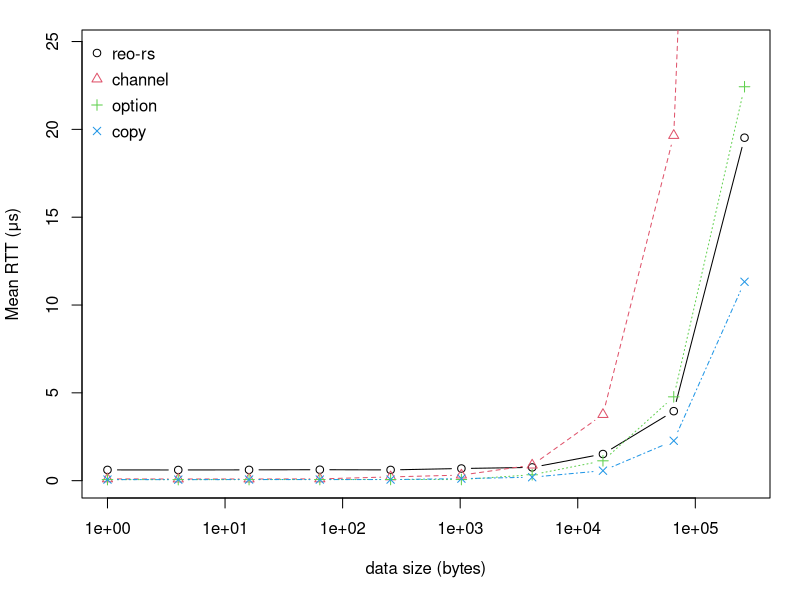
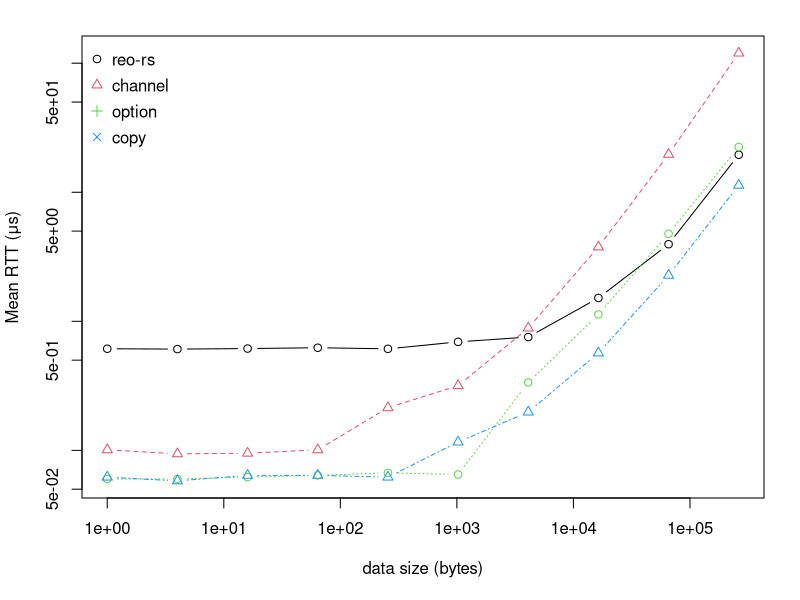
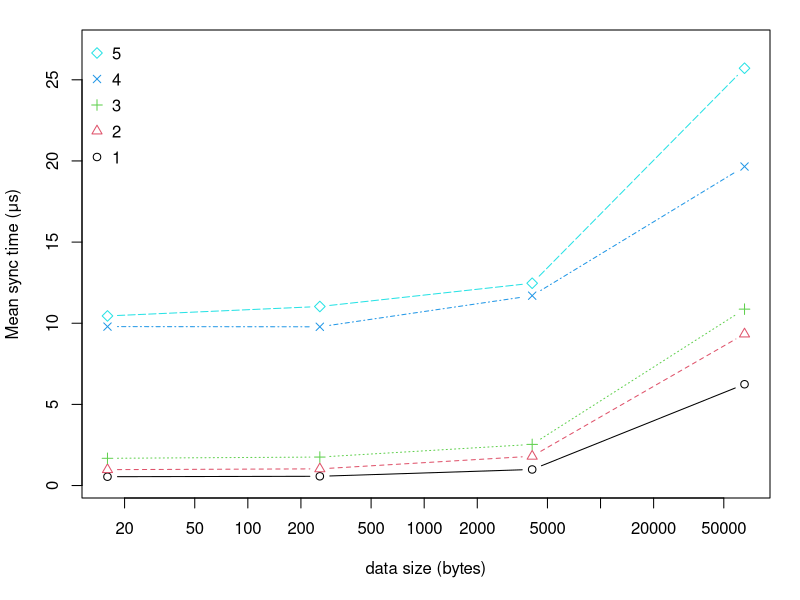
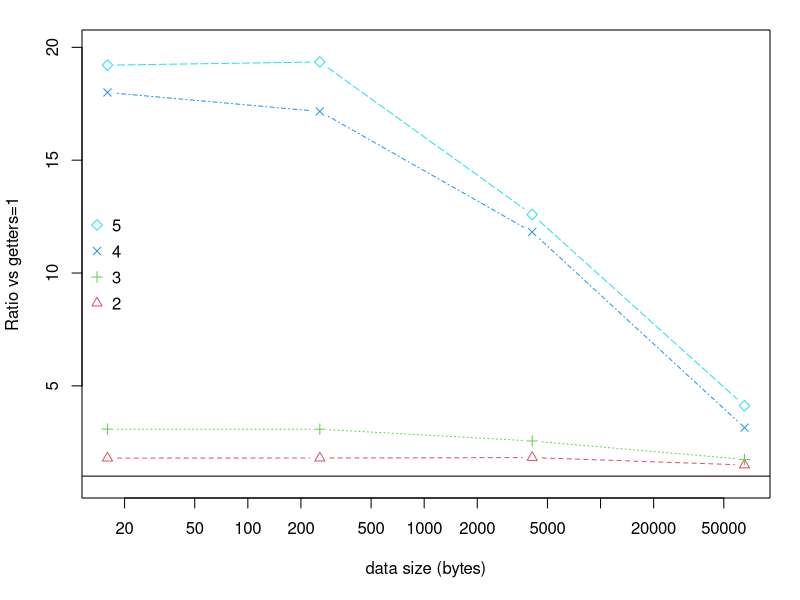
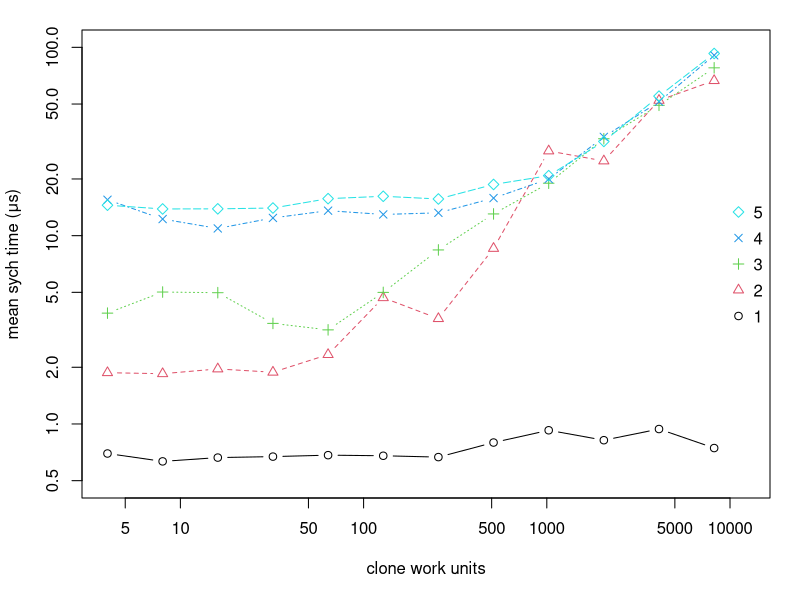
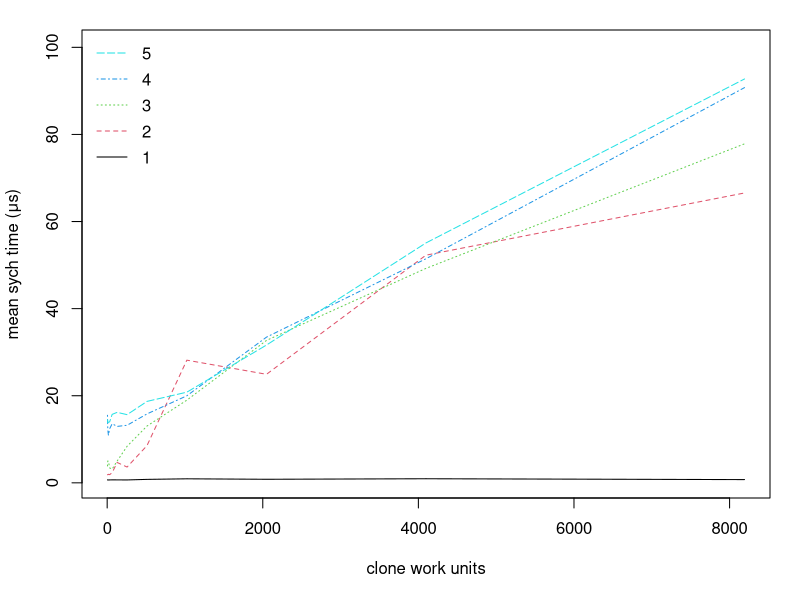
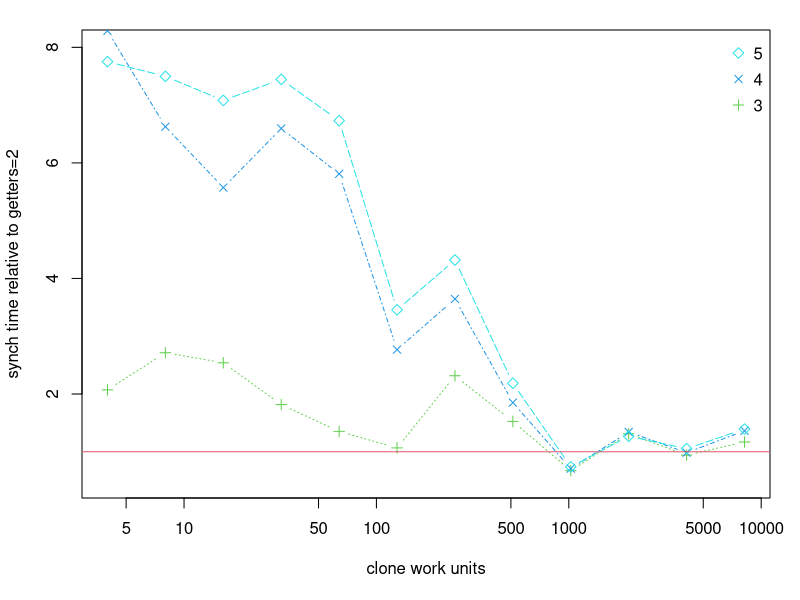
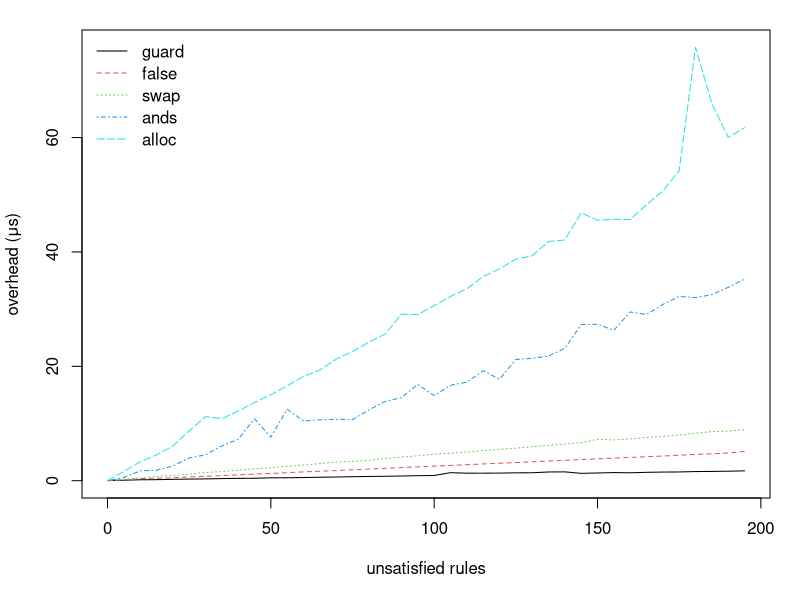

Reproduce these figures in R, in order. (Note: this script raises an error after producing the figures.)
setwd("C:/Users/chris/OneDrive/Documents/LaTeX/Msc2/experiments")

mypng <- function(filename) {
  png(
    filename,
    width     = 3.1,
    height    = 2.8,
    units     = "in",
    res       = 1000,
    pointsize = 9
  )
}
mypngbig <- function(filename) {
  png(
    filename,
    width     = 4.2,
    height    = 3.35,
    units     = "in",
    res       = 1000,
    pointsize = 9
  )
}
thou = 1000
bil = thou*thou*thou
#####################################################################
### RTT. measuring Reo's fifo1 on a single thread vs mpsc
### x represents changing data size in bytes (0,1,2,4,8,16)  x gives q where bytes=q&2-1
### 100_000 data movements
### 10 reps with fresh proto objects

x = 2^c(0,2,4,6,8, 10, 12, 14, 16, 18)
option = c(60, 60, 62, 64, 67, 65, 336, 1131, 4773, 22428);
heapptr = c(60, 58, 61, 61, 60, 87, 128, 313, 1165, 5690)
reo_raw = c(613, 609, 615, 624, 612, 693, 755, 1517, 3957, 19526)
crossbeam = c(101, 94, 95, 101, 214, 317, 886, 3764, 19652, 119739)

reo_rs = c(662, 621, 642, 612, 658, 655, 773, 1432, 3923, 20072);

mypng("rtt_0.png")
op <- par(mar = c(5.1, 4.1, 1.5, 1.5))
dat = matrix(c(reo_raw, crossbeam, option, (heapptr-58)*2+58), ncol=4)
matplot(x, dat/thou, log='x', type='b', pch=1:4, xlab="data size (bytes)",
     ylab = "Mean RTT (μs)", ylim=c(0, max(c(option, reo_rs))*1.1/thou))
legend("topleft", legend=c("reo-rs", "channel", "option", "copy") , col=1:4,  ncol=1, 
       y.intersp=1.3, cex=1, xjust=0, bty = "n", pch=1:4
)
dev.off()

mypng("rtt_1.png")
op <-par(mar = c(5.1, 4.1, 1.8, 1.8))
matplot(x, dat/thou, log='xy', type='b', pch=1:2, xlab="data size (bytes)", ylab = "Mean RTT (μs)")
legend("topleft", legend=c("reo-rs", "channel", "option", "copy") , col=1:4,  ncol=1, 
       y.intersp=1.3, cex=1, xjust=0, bty = "n", pch=1:4
)
dev.off()


#########################################################
### "SIMO" group getting. N-way replicator with COPY type data
### x represents changing data size in bytes (0,1,2,4,8,16)  x gives q where bytes=q&2-1
### 25_000 data movements
### 100 reps with fresh proto objects

x = c(0,2^4,2^8,2^12,2^16);
getters1 = c(532, 544, 570, 990, 6241);
getters2 = c(941, 979, 1028, 1805, 9336);
getters3 = c(1712, 1678, 1755, 2534, 10868);
getters4 = c(9735, 9792, 9781, 11697, 19656);
getters5 = c(11339, 10450, 11031, 12465, 25713)

mypng("simo_copy_0.png")
op <- par(mar = c(5.1, 4.1, 1.5, 1.5))
dat = matrix(c(getters1, getters2, getters3, getters4, getters5), ncol=5)
matplot(x, dat/thou, log='x', type='b', pch=1:5, xlab="data size (bytes)", col=1:5, lty=1:5,
     ylim=c(0.3, 27), ylab = "Mean sync time (μs)")
revd = rev(1:5)
legend("topleft", legend=revd , col=revd,  ncol=1,
       y.intersp=1.3, cex=1, xjust=0, bty = "n", pch=revd
)
dev.off()


### now plotted relative to getters=1
mypng("simo_copy_1.png")
op <- par(mar = c(5.1, 4.1, 1.5, 1.5))
dat = matrix(c(getters2/getters1, getters3/getters1, getters4/getters1, getters5/getters1), ncol=4)
matplot(x, dat, log='x', type='b', pch=2:5, xlab="data size (bytes)",
     ylim=c(0.8, 20), ylab = "Ratio vs getters=1", col=2:5, lty=2:5)

abline(h=1, col=1, lty=1)
revd = rev(2:5)
legend("left", legend=revd , col=revd,  ncol=1,
       y.intersp=1.3, cex=1, xjust=0, bty = "n", pch=revd
)
dev.off()


#########################################################
### "SIMO cloning" group getting. N-way replicator with CLONE type data
### x is the time in WORK UNITS for some arbitrary clone operation.

x =        c(4,     8,     16,    32,    64,    128,   256,   512,   1024,  2048,  4096,  8192);
getters1 = c(697,   633,   663,   671,   683,   678,   667,   797,   926,   820,   940,   745);
getters2 = c(1872,  1849,  1960,  1883,  2336,  4682,  3626,  8554,  28168, 24925, 52270, 66560);
getters3 = c(3878,  5019,  4979,  3421,  3161,  4996,  8398,  13045, 18986, 32706, 49233, 77842);
getters4 = c(15510, 12252, 10923, 12419, 13574, 12961, 13218, 15832, 19988, 33457, 51436, 90750);
getters5 = c(14513, 13862, 13880, 14020, 15721, 16185, 15658, 18702, 20822, 31647, 55072, 92740);

mypng("clone_compete_0.png")
op <- par(mar = c(5.1, 4.1, 1.5, 1.5))
dat <- matrix(c(getters1, getters2, getters3, getters4, getters5), ncol=5);
matplot(x, dat/thou, log='xy', type="b", pch=1:5, xlab="clone work units",
        ylim=c(0.5, 100), ylab = "mean sych time (μs)", col=1:5, lty=1:5, xlim=c(4, 12000))
revd = rev(1:5)
legend("right", legend=revd , col=revd,  ncol=1,
       y.intersp=1.3, cex=1, xjust=0, bty = "n", pch=revd)
dev.off()

mypng("clone_compete_1.png")
op <- par(mar = c(5.1, 4.1, 1.5, 1.5))
dat = matrix(c(getters1, getters2, getters3, getters4, getters5), ncol=5)
matplot(x, dat/thou, log='', type="l", xlab="clone work units",
     ylim=c(0.5, 100), ylab = "mean sych time (μs)", col=1:5, lty=1:5)
revd=rev(1:5)
legend("topleft", legend=revd , col=revd,  ncol=1,
       y.intersp=1.3, cex=1, xjust=0, bty = "n", lty=revd)
dev.off()


mypngbig("clone_compete_2.png")
op <- par(mar = c(5.1, 4.1, 1.5, 1.5))
dat <- matrix(c(getters3/getters2, getters4/getters2, getters5/getters2), ncol=3);
matplot(x, dat, log='x', type="b", pch=3:5, xlab="clone work units",
     ylim=c(0.5, 8), ylab = "synch time relative to getters=2", col=3:5, lty=3:5)
abline(h=1, col=2)
revd = rev(3:5)
legend("topright", legend=revd , col=revd,  ncol=1,
       y.intersp=1.3, cex=1, xjust=0, bty = "n", pch=revd)
dev.off()



#########################################################
### TIME TAKEN FOR TRAVERSING BOGUS RULES
x = seq(from=0, to=195, by=5);

# false guard
y1 = c(266, 320, 401, 419, 478, 519, 554, 610, 651, 662, 743, 757,
       791, 846, 881, 934, 980, 1012, 1058, 1118, 1150, 1642, 1550,
       1556, 1570, 1613, 1626, 1764, 1782, 1525, 1586, 1660, 1621,
       1704, 1750, 1765, 1840, 1858, 1899, 1959);

# check false
y2 = c(244, 373, 611, 675, 751, 895, 1008, 1134, 1257, 1391, 1511, 1635, 1780, 1895, 2011, 2153, 2278, 2405, 2533, 2661, 2786, 2911, 3039, 3170, 3287, 3420, 3540, 3682, 3819, 3929, 4065, 4194, 4310, 4426, 4554, 4695, 4828, 4940, 5078, 5352);

# swap then check false
y2b = c(247, 477, 698, 996, 1160, 1369, 1680, 1840, 2082, 2313, 2505, 2760,
        2970, 3224, 3515, 3606, 3801, 4131, 4354, 4592, 4872, 5048, 5267,
        5505, 5732, 5929, 6178, 6419, 6645, 6895, 7477, 7353, 7554, 7799,
        7986, 8209, 8545, 8822, 8922, 9183);

# 5x5 nested ands
y3 = c(245, 805, 1959, 2055, 2802, 4219, 4758, 6340, 7473, 11064,
       7851, 12751, 10694, 10875, 10974, 10919, 12607, 14100, 14769, 17073,
       15114, 16913, 17482, 19473, 17983, 21433, 21630, 22035, 23387, 27550,
       27602, 26537, 29749, 29304, 31060, 32466, 32249, 32769, 34042, 35496);

# check alloc
y4 = c(271, 1845, 3533, 4751, 6293, 8941, 11445, 11088, 12416, 13894,
       15267, 16816, 18475, 19574, 21496, 22855, 24483, 25874, 29374,
       29293, 30857, 32457, 33821, 35937, 37297, 38989, 39578, 42063,
       42334, 47088, 45782, 45958, 45899, 48499, 50892, 54469, 76016,
       66190, 60281, 61970);

leggy = c("guard", "false",  "swap", "ands", "alloc");
mypng("check_time_0.png")
 op <- par(mar = c(5.1, 4.1, 1.5, 1.5))
dat <- matrix(c(y1-239, y2-239, y2b-239, y3-239, y4-239), ncol=5);
matplot(x, dat/thou, type="l", lty=1:5, col=1:5, ylab="overhead (μs)", xlab="unsatisfied rules") #plot
legend("topleft", legend=leggy , col=1:5,  ncol=1,
       y.intersp=1.1, cex=1, xjust=0, bty = "n", lty=1:5)
dev.off()

mypng("check_time_1.png")
 op <- par(mar = c(5.1, 4.1, 1.5, 1.5))
matplot(x, dat/thou, type="l", lty=1:5, col=1:5, log='y', ylim=c(0.07, 80), ylab="overhead (ns)", xlab="unsatisfied rules") #plot
legend("bottomright", legend=leggy , col=1:4,  ncol=2,
       y.intersp=1.1, cex=1, xjust=0, bty = "n", lty=1:5)
dev.off()



###################################################
### bitset effectiveness. comparing normal hashset to bitset for the SUBSET operation
x = c(2^(0:12));
bits1 = c(92, 94, 91, 76, 128, 102, 83, 104, 111, 118, 138, 141, 240);
bits5 = c(88, 77, 82, 83, 89, 90, 192, 93, 71, 66, 236, 135, 158);
bits9 = c(81, 85, 82, 90, 105, 93, 89, 85, 102, 150, 119, 125, 200);
set1 = c(72, 105, 94, 70, 88, 117, 161, 277, 484, 918, 2027, 3519, 7258);
set5 = c(66, 124, 96, 122, 179, 513, 838, 1335, 2673, 3986, 11548, 18570, 32123);
set9 = c(61, 145, 103, 140, 219, 617, 1217, 1919, 2922, 5501, 12790, 23882, 54884);

leggy = c("10% full", "50% full", "90% full")

mypng("bits_0.png")
dat <- matrix(c(bits1, bits5, bits9), ncol=3);
 op <- par(mar = c(5.1, 4.1, 1.5, 1.5))
matplot(x, dat, type="b", pch=1:3, lty=1:3, col=1:3, log='x', ylab="run time (ns)", xlab="number of ports", ylim=c(0, 280)) #plot
legend("topleft", legend=leggy , col=1:3,  ncol=1,
       y.intersp=1.1, cex=1, xjust=0, bty = "n", pch=1:3)
dev.off()


mypng("bits_1.png")
dat <- matrix(c(set1/bits1, set5/bits5, set9/bits9), ncol=3);
 op <- par(mar = c(5.1, 4.1, 1.5, 1.5))
matplot(x, dat, type="b", pch=1:3, lty=1:3, col=1:3, log='xy', ylim=c(0.6, 320), ylab="speedup", xlab="number of ports") #plot
abline(h=1, lty=3, col=3)
legend("topleft", legend=leggy , col=1:3,  ncol=1,
       y.intersp=1.1, cex=1, xjust=0, bty = "n", pch=1:3)
dev.off()




###################################################
## isolated gets
x1 = 1:20
java8 = c(13450, 14239, 11348, 11086, 13324, 15790, 17781, 19612, 21592, 23142,
          25529, 29588, 30348, 32504, 37723, 40388, 40695, 43408, 46420, 47324);

rs8 = c(228, 699, 1405, 1825, 2413, 1803, 2098, 2206, 2264, 2584,
        2637, 2809, 2942, 3188, 3525, 3804, 3841, 3972, 4944, 4523);

rs0 = c(232, 691, 1429, 1455, 1616, 1767, 2023, 2056, 2102, 2345,
       2455, 2731, 2802, 2995, 3154, 3431, 3489, 3784, 3874, 4184);

rs1k = c(296, 663, 1429, 1797, 2167, 1883, 2034, 2511, 2300, 2442,
         2611, 3141, 3098, 3038, 3263, 3461, 3615, 3787, 3951, 4198);

rs8k = c(596, 837, 1533, 2038, 1903, 1950, 2115, 2320, 2297, 2388,
         2462, 2563, 2683, 2850, 2849, 2935, 2951, 3081, 3166, 3628);

dat <- matrix(c(rs0, rs8k, java8), ncol=3);
leggy = c("rust_8", "rust_8000", "java_8");
mypng("rust_v_java_0.png")
 op <- par(mar = c(5.1, 4.1, 1.5, 1.5))
matplot(x1, dat/thou, type = "l", lty=1:3, col=1:3, log='', ylab="interaction duration (μs)", xlab="concurrent getters") #plot
legend("topleft", legend=leggy , col=1:3,  ncol=1,
       y.intersp=1.1, cex=1, xjust=0, bty = "n", lty=1:3)
dev.off()
mypng("rust_v_java_1.png")
op <- par(mar = c(5.1, 4.1, 1.5, 1.5))
matplot(x1, dat/thou, type = "l", lty=1:3, col=1:3, log='y', ylab="interaction duration (μs)", xlab="concurrent getters") #plot
legend("bottomright", legend=leggy , col=1:3,  ncol=1,
       y.intersp=1.1, cex=1, xjust=0, bty = "n", lty=1:3)
dev.off()


x2 = 1:10
java_clone = c(24028, 20681, 31330, 40265, 47562, 59921, 63577, 74591, 80451, 89866);
rs64k = c(3424, 5689, 8308, 9448, 10298, 8877, 9089, 9579, 9831, 9459,
          9701, 9645, 9919, 9810, 10384, 10061, 9743, 10026, 9943, 10108);
dat <- matrix(c(rs64k[1:10], java8[1:10], java_clone), ncol=3);
mypngbig("rust_v_java_2.png")
 op <- par(mar = c(5.1, 4.1, 1.5, 1.5))
matplot(x2, dat/thou, type = "b", pch=1:3, lty=1:3, col=1:3, log='y', ylab="interaction duration (μs)", xlab="concurrent getters") #plot
leggy = c("rust_value", "java_reference", "java_value");
legend("bottomright", legend=leggy , col=1:3,  ncol=1,
       y.intersp=1.1, cex=1, xjust=0, bty = "n", pch=1:3)
dev.off()




###################################
### experiments/test_8
### reo-rs vs handmade alternator

x =          c(4,    8,    16,   32,   64,   128,  256,  512,  1024, 2048, 4096, 8192);
y_crossbea = c(1108, 1079, 1111, 1125, 1107, 1181, 1203, 1302, 1481, 2212, 3541, 11717);
y_reorsput = c(1483, 1576, 1996, 1458, 1462, 1581, 1731, 1550, 1688, 1982, 2770, 3717);
xlil = c(1024, 2048, 4096, 8192)
y_reorsputlil = c(1618, 1747, 1881, 2371)
dat <- matrix(c(y_handmade, y_reorsput), ncol=2);

mypngbig("alternator.png")
op <- par(mar = c(5.1, 4.1, 1.5, 1.5))
dat = matrix(c(y_crossbea, y_reorsput), ncol=2)
matplot(x, dat/thou, type = "b", lty=1:2, col=1:2, log='x', ylab="interaction duration (μs)", xlab="data size (bytes)", pch=1:2, ylim=c(0,8)) #plot
lines(xlil, y_reorsputlil/thou, type="b", col=3, pch=3)
revd=c(2,3,1)
legend("topleft", legend=c("reo-rs", "reo-rs (unsafe reference API)","handmade") , col=revd,  ncol=1,
       y.intersp=1.1, cex=1, xjust=0, bty = "n", pch=revd)
dev.off()




############################
### experiments/test_9
### mem refpass
# clone type data 8192 (moving through fifoM connector)
put_get = c(4971, 5063, 5121, 5235, 5290, 5385, 5523, 5700, 5828, 5988, 6604, 6357, 6380, 6561, 6783, 7013, 7180, 7531, 7893, 7929, 8022, 8259)
rawput_get = c(3305, 3419, 3450, 3506, 3539, 3701, 3759, 3953, 4232, 4309, 4512, 4612, 4690, 5075, 5159, 5436, 5524, 5708, 5928, 6157, 6503, 6737)
rawput_getsig = c(1558, 1578, 1651, 1751, 1880, 2008, 2215, 2507, 2461, 2523, 2630, 2794, 2941, 3098, 3320, 3661, 3667, 3960, 4237, 4382, 4611, 4848)
put_getsig = c(3339, 3248, 3329, 3531, 3621, 3727, 3860, 4015, 4207, 4356, 4518, 4697, 4902, 5083, 5230, 5490, 5594, 5919, 6146, 6276, 6519, 6750)
mypngbig("fifo_m.png")
nums = c(1:4)
op <- par(mar = c(5.1, 4.1, 1.5, 1.5))
dat = matrix(c(put_get, rawput_get, put_getsig, rawput_getsig), ncol=4)
matplot(x=(1:22), dat/thou, ylim=c(0, max(put_get)/thou*1.3), type='b', ylab="duration (μs)", xlab="fifo buffer slots", pch=nums, lty=nums, col=nums)
leggy = c("put_in_out", "in_out", "put_in", "in")
legend("topleft", legend=leggy , col=nums,  ncol=1,
       y.intersp=1.1, cex=1, xjust=0, bty = "n", pch=nums)
dev.off()
